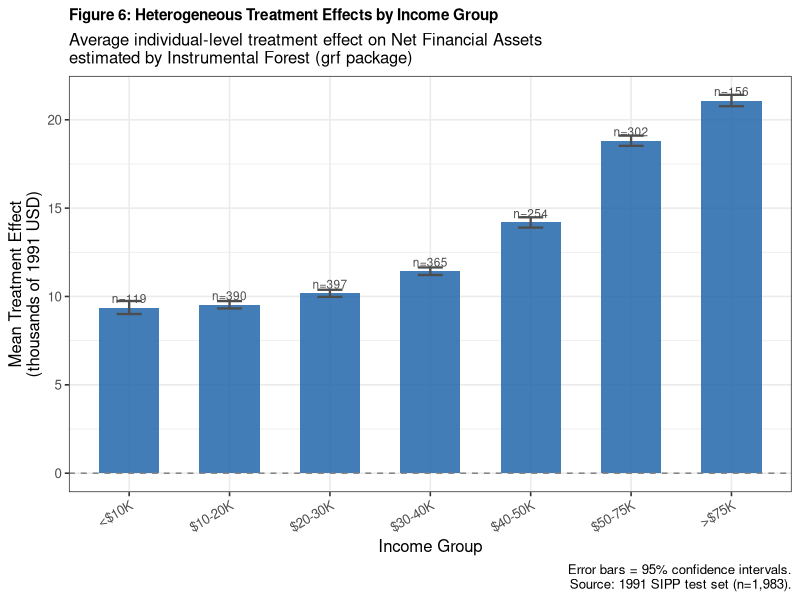
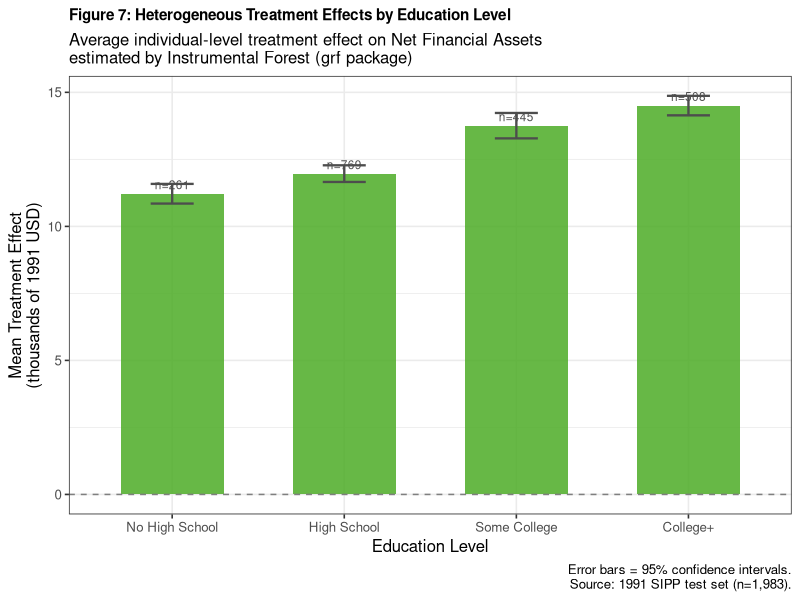
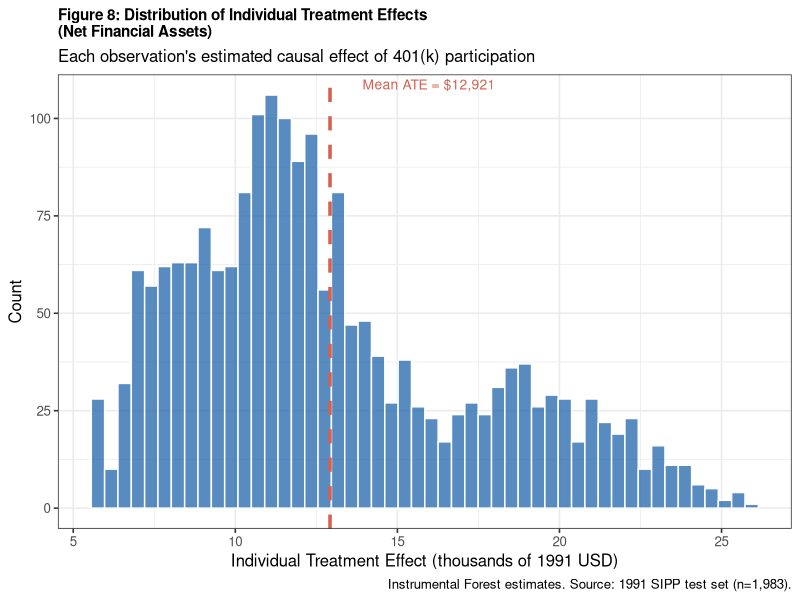
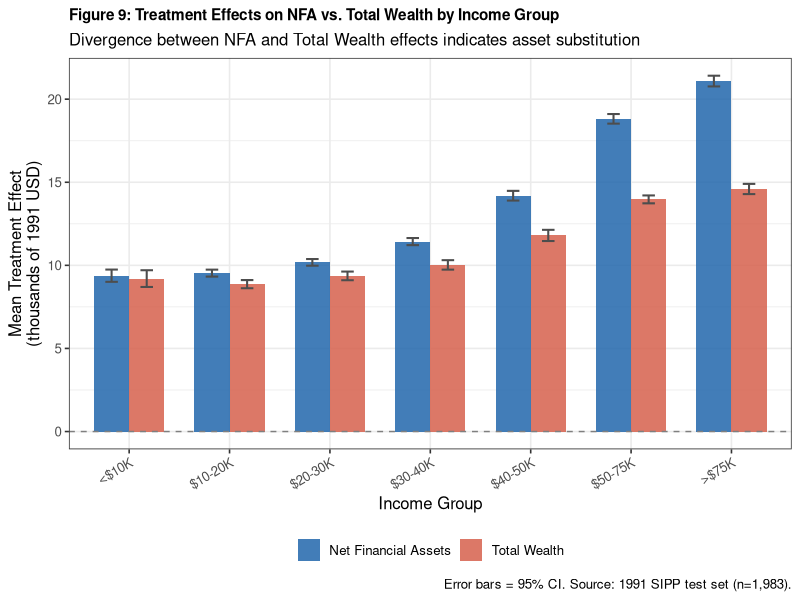

Source code (R) for these figures, in order:
library(tidyverse)

preds <- read.csv("test_set_predictions.csv")

cat(sprintf("Test set loaded: %d observations\n", nrow(preds)))
cat(sprintf("Columns: %s\n", paste(names(preds), collapse=", ")))

preds <- preds %>%
  mutate(
    inc_group = case_when(
      inc <  10000                 ~ "<$10K",
      inc >= 10000 & inc < 20000   ~ "$10-20K",
      inc >= 20000 & inc < 30000   ~ "$20-30K",
      inc >= 30000 & inc < 40000   ~ "$30-40K",
      inc >= 40000 & inc < 50000   ~ "$40-50K",
      inc >= 50000 & inc <= 75000  ~ "$50-75K",
      inc >  75000                 ~ ">$75K"
    ),
    inc_group = factor(inc_group,
                       levels = c("<$10K","$10-20K","$20-30K","$30-40K",
                                  "$40-50K","$50-75K",">$75K")),

    educ_group = case_when(
      educ < 12                    ~ "No High School",
      educ == 12                   ~ "High School",
      educ >= 13 & educ <= 15      ~ "Some College",
      educ >= 16                   ~ "College+"
    ),
    educ_group = factor(educ_group,
                        levels = c("No High School","High School",
                                   "Some College","College+")),

    age_group = case_when(
      age < 30                     ~ "<30",
      age >= 30 & age <= 35        ~ "30-35",
      age >= 36 & age <= 44        ~ "36-44",
      age >= 45 & age <= 54        ~ "45-54",
      age >= 55                    ~ "55+"
    ),
    age_group = factor(age_group,
                       levels = c("<30","30-35","36-44","45-54","55+"))
  )

te_by_group <- function(data, group_var, tau_var) {
  data %>%
    group_by(across(all_of(group_var))) %>%
    summarise(
      n        = n(),
      mean_tau = mean(.data[[tau_var]], na.rm=TRUE),
      se_tau   = sd(.data[[tau_var]],   na.rm=TRUE) / sqrt(n()),
      ci_lo    = mean_tau - 1.96 * se_tau,
      ci_hi    = mean_tau + 1.96 * se_tau,
      pct_pos  = mean(.data[[tau_var]] > 0, na.rm=TRUE),
      .groups  = "drop"
    ) %>%
    rename(group = all_of(group_var))
}

te_inc_nfa  <- te_by_group(preds, "inc_group",  "tau_hat_nfa")
te_educ_nfa <- te_by_group(preds, "educ_group", "tau_hat_nfa")
te_age_nfa  <- te_by_group(preds, "age_group",  "tau_hat_nfa")
te_inc_tw   <- te_by_group(preds, "inc_group",  "tau_hat_tw")
te_educ_tw  <- te_by_group(preds, "educ_group", "tau_hat_tw")

print_te_table <- function(te_df, title) {
  cat("\n", strrep("-", 65), "\n", sep="")
  cat(title, "\n")
  cat(strrep("-", 65), "\n", sep="")
  cat(sprintf("%-18s  %5s  %9s  %9s  %9s  %6s\n",
              "Group", "N", "Mean TE ($)", "CI Lo ($)", "CI Hi ($)", "% Pos"))
  cat(strrep("-", 65), "\n", sep="")
  for (i in seq_len(nrow(te_df))) {
    cat(sprintf("%-18s  %5d  %9s  %9s  %9s  %5.0f%%\n",
                as.character(te_df$group[i]),
                te_df$n[i],
                formatC(round(te_df$mean_tau[i]), format="d", big.mark=","),
                formatC(round(te_df$ci_lo[i]),    format="d", big.mark=","),
                formatC(round(te_df$ci_hi[i]),    format="d", big.mark=","),
                te_df$pct_pos[i]*100))
  }
  cat(strrep("-", 65), "\n", sep="")
}

print_te_table(te_inc_nfa,  "TREATMENT EFFECT ON NET FINANCIAL ASSETS BY INCOME GROUP")
print_te_table(te_educ_nfa, "TREATMENT EFFECT ON NET FINANCIAL ASSETS BY EDUCATION")
print_te_table(te_age_nfa,  "TREATMENT EFFECT ON NET FINANCIAL ASSETS BY AGE GROUP")
print_te_table(te_inc_tw,   "TREATMENT EFFECT ON TOTAL WEALTH BY INCOME GROUP")
print_te_table(te_educ_tw,  "TREATMENT EFFECT ON TOTAL WEALTH BY EDUCATION")

p6 <- ggplot(te_inc_nfa, aes(x=group, y=mean_tau/1000)) +
  geom_col(fill="#2166ac", alpha=0.85, width=0.6) +
  geom_errorbar(aes(ymin=ci_lo/1000, ymax=ci_hi/1000),
                width=0.25, linewidth=0.8, color="gray30") +
  geom_hline(yintercept=0, linetype="dashed", color="gray50") +
  geom_text(aes(label=paste0("n=",n)),
            vjust=-0.5, size=3, color="gray30") +
  labs(
    title   = "Figure 6: Heterogeneous Treatment Effects by Income Group",
    subtitle = "Average individual-level treatment effect on Net Financial Assets\nestimated by Instrumental Forest (grf package)",
    x       = "Income Group",
    y       = "Mean Treatment Effect\n(thousands of 1991 USD)",
    caption = "Error bars = 95% confidence intervals.\nSource: 1991 SIPP test set (n=1,983)."
  ) +
  theme_bw(base_size=12) +
  theme(plot.title   = element_text(face="bold", size=11),
        axis.text.x  = element_text(angle=30, hjust=1))

ggsave("figure6_heterogeneity_income.png", p6, width=9, height=5, dpi=150)
cat("✓ Figure 6 saved\n")

p7 <- ggplot(te_educ_nfa, aes(x=group, y=mean_tau/1000)) +
  geom_col(fill="#4dac26", alpha=0.85, width=0.6) +
  geom_errorbar(aes(ymin=ci_lo/1000, ymax=ci_hi/1000),
                width=0.25, linewidth=0.8, color="gray30") +
  geom_hline(yintercept=0, linetype="dashed", color="gray50") +
  geom_text(aes(label=paste0("n=",n)),
            vjust=-0.5, size=3, color="gray30") +
  labs(
    title   = "Figure 7: Heterogeneous Treatment Effects by Education Level",
    subtitle = "Average individual-level treatment effect on Net Financial Assets\nestimated by Instrumental Forest (grf package)",
    x       = "Education Level",
    y       = "Mean Treatment Effect\n(thousands of 1991 USD)",
    caption = "Error bars = 95% confidence intervals.\nSource: 1991 SIPP test set (n=1,983)."
  ) +
  theme_bw(base_size=12) +
  theme(plot.title=element_text(face="bold", size=11))

ggsave("figure7_heterogeneity_education.png", p7, width=8, height=5, dpi=150)
cat("✓ Figure 7 saved\n")

p8 <- ggplot(preds, aes(x=tau_hat_nfa/1000)) +
  geom_histogram(bins=50, fill="#2166ac", alpha=0.75, color="white") +
  geom_vline(xintercept=mean(preds$tau_hat_nfa)/1000,
             color="#d6604d", linewidth=1.2, linetype="dashed") +
  annotate("text",
           x    = mean(preds$tau_hat_nfa)/1000 + 1,
           y    = Inf, vjust=1.5, hjust=0, size=3.5, color="#d6604d",
           label= sprintf("Mean ATE = $%s",
                          formatC(round(mean(preds$tau_hat_nfa)),
                                  format="d", big.mark=","))) +
  labs(
    title   = "Figure 8: Distribution of Individual Treatment Effects\n(Net Financial Assets)",
    subtitle = "Each observation's estimated causal effect of 401(k) participation",
    x       = "Individual Treatment Effect (thousands of 1991 USD)",
    y       = "Count",
    caption = "Instrumental Forest estimates. Source: 1991 SIPP test set (n=1,983)."
  ) +
  theme_bw(base_size=12) +
  theme(plot.title=element_text(face="bold", size=11))

ggsave("figure8_te_distribution.png", p8, width=8, height=5, dpi=150)
cat("✓ Figure 8 saved\n")

combined <- bind_rows(
  te_inc_nfa %>% mutate(outcome="Net Financial Assets"),
  te_inc_tw  %>% mutate(outcome="Total Wealth")
)

p9 <- ggplot(combined, aes(x=group, y=mean_tau/1000, fill=outcome)) +
  geom_col(position="dodge", alpha=0.85, width=0.7) +
  geom_errorbar(aes(ymin=ci_lo/1000, ymax=ci_hi/1000),
                position=position_dodge(width=0.7),
                width=0.25, linewidth=0.7, color="gray30") +
  geom_hline(yintercept=0, linetype="dashed", color="gray50") +
  scale_fill_manual(values=c("Net Financial Assets"="#2166ac",
                             "Total Wealth"="#d6604d")) +
  labs(
    title   = "Figure 9: Treatment Effects on NFA vs. Total Wealth by Income Group",
    subtitle = "Divergence between NFA and Total Wealth effects indicates asset substitution",
    x       = "Income Group",
    y       = "Mean Treatment Effect\n(thousands of 1991 USD)",
    fill    = NULL,
    caption = "Error bars = 95% CI. Source: 1991 SIPP test set (n=1,983)."
  ) +
  theme_bw(base_size=12) +
  theme(legend.position="bottom",
        axis.text.x   = element_text(angle=30, hjust=1),
        plot.title    = element_text(face="bold", size=11))

ggsave("figure9_nfa_vs_tw_by_income.png", p9, width=9, height=5, dpi=150)
cat("✓ Figure 9 saved\n")

write.csv(te_inc_nfa,  "heterogeneity_income_nfa.csv",  row.names=FALSE)
write.csv(te_educ_nfa, "heterogeneity_educ_nfa.csv",    row.names=FALSE)
write.csv(te_age_nfa,  "heterogeneity_age_nfa.csv",     row.names=FALSE)
write.csv(te_inc_tw,   "heterogeneity_income_tw.csv",   row.names=FALSE)
write.csv(te_educ_tw,  "heterogeneity_educ_tw.csv",     row.names=FALSE)
cat("✓ Heterogeneity tables saved\n")

cat("\n=== KEY FINDINGS SUMMARY ===\n")
cat("Income heterogeneity (NFA):\n")
cat(sprintf("  Lowest treatment effect:  %s  ($%s)\n",
            as.character(te_inc_nfa$group[which.min(te_inc_nfa$mean_tau)]),
            formatC(round(min(te_inc_nfa$mean_tau)), format="d", big.mark=",")))
cat(sprintf("  Highest treatment effect: %s  ($%s)\n",
            as.character(te_inc_nfa$group[which.max(te_inc_nfa$mean_tau)]),
            formatC(round(max(te_inc_nfa$mean_tau)), format="d", big.mark=",")))
cat("Education heterogeneity (NFA):\n")
cat(sprintf("  Lowest treatment effect:  %s  ($%s)\n",
            as.character(te_educ_nfa$group[which.min(te_educ_nfa$mean_tau)]),
            formatC(round(min(te_educ_nfa$mean_tau)), format="d", big.mark=",")))
cat(sprintf("  Highest treatment effect: %s  ($%s)\n",
            as.character(te_educ_nfa$group[which.max(te_educ_nfa$mean_tau)]),
            formatC(round(max(te_educ_nfa$mean_tau)), format="d", big.mark=",")))

cat("\nStep 5 complete. All analysis done — ready to write the report.\n")
